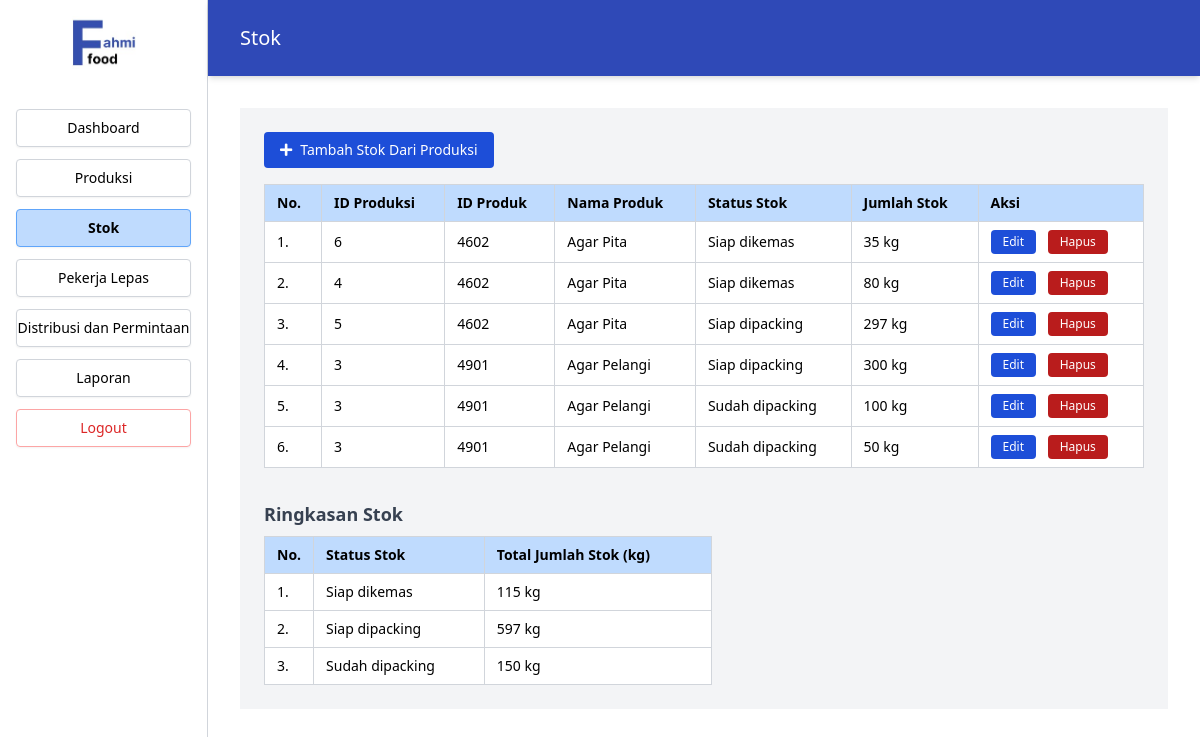
Before: /Index.php?page=stok (signed in) with the older database file.
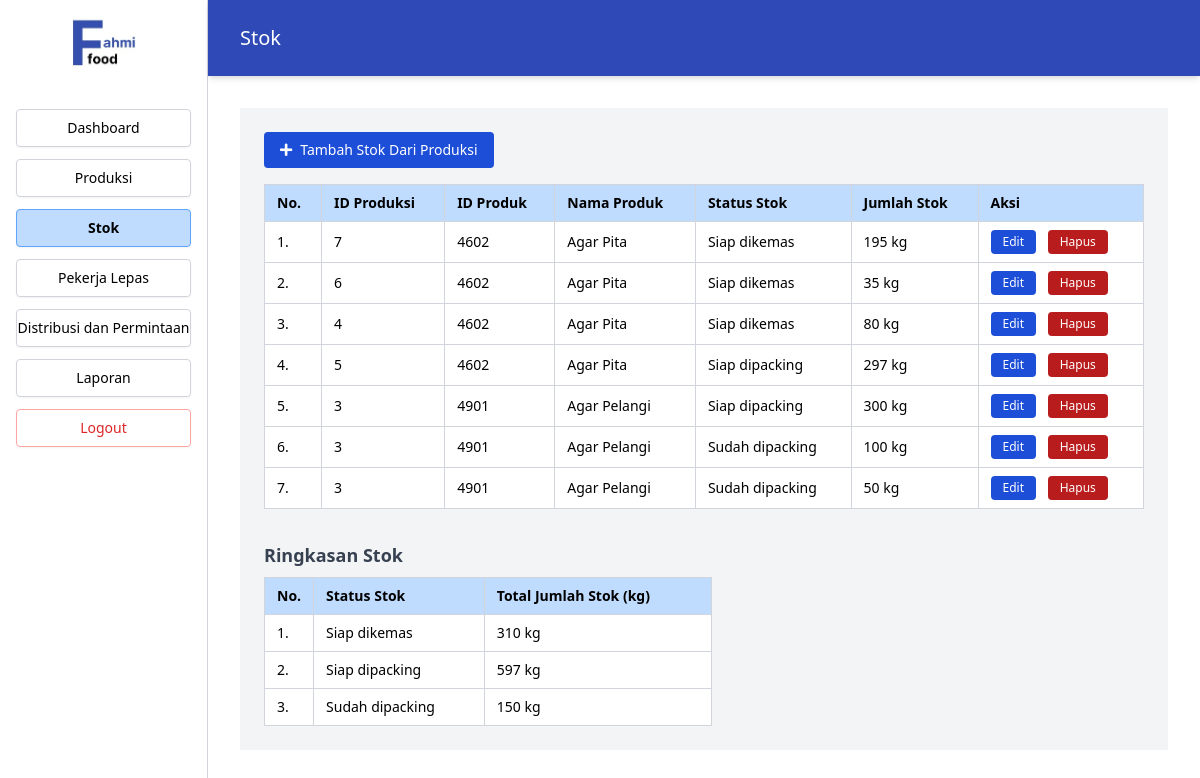
After: the same page with the newer database file.
### tables this page shows
CREATE TABLE `stok` (
  `id_stok` int(11) NOT NULL,
  `id_produk` int(11) NOT NULL,
  `id_produksi` int(11) DEFAULT NULL,
  `jumlah_stok` int(11) DEFAULT NULL,
  `sisa_stok` int(11) DEFAULT NULL,
  `status_stok` varchar(50) DEFAULT NULL,
  `jumlah_reject` int(11) DEFAULT NULL
);

CREATE TABLE `produk` (
  `id_produk` int(11) NOT NULL,
  `nama_produk` varchar(100) NOT NULL
);

### src/Stok.php (the view, shortened to what the changed rows need)
<?php
include 'koneksi.php';
$sql_stok = "SELECT s.id_stok, s.id_produk, s.id_produksi, p.nama_produk, s.status_stok, s.jumlah_stok
             FROM stok s
             JOIN produk p ON s.id_produk = p.id_produk
             ORDER BY s.id_stok DESC";
$stok_list = $pdo->query($sql_stok)->fetchAll(PDO::FETCH_ASSOC);
$stok_summary = $pdo->query("SELECT status_stok, SUM(jumlah_stok) as total_jumlah
                             FROM stok
                             GROUP BY status_stok")->fetchAll(PDO::FETCH_ASSOC);
?>
<main class="flex-1 bg-gray-100">
  <section class="p-6 overflow-x-auto">
    <table class="w-full border border-gray-300 text-sm bg-white">
      <thead class="bg-blue-200 sticky top-0 z-10">
        <tr class="text-black text-left">
          <th class="border border-gray-300 px-3 py-2">No.</th>
          <th class="border border-gray-300 px-3 py-2">ID Produksi</th>
          <th class="border border-gray-300 px-3 py-2">ID Produk</th>
          <th class="border border-gray-300 px-3 py-2">Nama Produk</th>
          <th class="border border-gray-300 px-3 py-2">Status Stok</th>
          <th class="border border-gray-300 px-3 py-2">Jumlah Stok</th>
          <th class="border border-gray-300 px-3 py-2">Aksi</th>
        </tr>
      </thead>
      <tbody class="text-left">
        <?php if (empty($stok_list)): ?>
          <tr>
            <td colspan="7" class="border border-gray-300 px-3 py-4 text-center text-gray-500">
              Belum ada data stok.
            </td>
          </tr>
        <?php else: ?>
          <?php foreach ($stok_list as $index => $item): ?>
            <tr>
              <td class="border border-gray-300 px-3 py-2"><?php echo $index + 1; ?>.</td>
              <td class="border border-gray-300 px-3 py-2"><?php echo htmlspecialchars($item['id_produksi']); ?></td>
              <td class="border border-gray-300 px-3 py-2"><?php echo htmlspecialchars($item['id_produk']); ?></td>
              <td class="border border-gray-300 px-3 py-2"><?php echo htmlspecialchars($item['nama_produk']); ?></td>
              <td class="border border-gray-300 px-3 py-2"><?php echo htmlspecialchars($item['status_stok']); ?></td>
              <td class="border border-gray-300 px-3 py-2"><?php echo htmlspecialchars($item['jumlah_stok']); ?> kg</td>
              <td class="border border-gray-300 px-3 py-2 space-x-2">
                <button class="btnEdit bg-blue-700 text-white text-xs px-3 py-1 rounded"
                  data-id-stok="<?php echo $item['id_stok']; ?>"
                  data-id-produk="<?php echo $item['id_produk']; ?>"
                  data-id-produksi="<?php echo $item['id_produksi']; ?>"
                  data-nama-produk="<?php echo htmlspecialchars($item['nama_produk']); ?>"
                  data-status="<?php echo htmlspecialchars($item['status_stok']); ?>"
                  data-jumlah_stok="<?php echo $item['jumlah_stok']; ?>">Edit</button>
                <button class="btnHapus bg-red-700 text-white text-xs px-3 py-1 rounded"
                  data-id-stok="<?php echo $item['id_stok']; ?>">Hapus</button>
              </td>
            </tr>
          <?php endforeach; ?>
        <?php endif; ?>
      </tbody>
    </table>
    <div class="mt-8">
      <table class="w-full max-w-md border border-gray-300 text-sm bg-white">
        <thead class="bg-blue-200 sticky top-0 z-10">
          <tr class="text-black text-left">
            <th class="border border-gray-300 px-3 py-2 w-12">No.</th>
            <th class="border border-gray-300 px-3 py-2">Status Stok</th>
            <th class="border border-gray-300 px-3 py-2">Total Jumlah Stok (kg)</th>
          </tr>
        </thead>
        <tbody class="text-left">
          <?php if (empty($stok_summary)): ?>
            <tr>
              <td colspan="3" class="border border-gray-300 px-3 py-4 text-center text-gray-500">Data ringkasan kosong.</td>
            </tr>
          <?php else: ?>
            <?php foreach ($stok_summary as $index => $summary): ?>
              <tr>
                <td class="border border-gray-300 px-3 py-2"><?php echo $index + 1; ?>.</td>
                <td class="border border-gray-300 px-3 py-2"><?php echo htmlspecialchars($summary['status_stok']); ?></td>
                <td class="border border-gray-300 px-3 py-2"><?php echo htmlspecialchars($summary['total_jumlah']); ?> kg</td>
              </tr>
            <?php endforeach; ?>
          <?php endif; ?>
        </tbody>
      </table>
    </div>
  </section>
</main>

### index.php (shortened to what the changed rows need)
<?php
$page = isset($_GET['page']) ? $_GET['page'] : 'dashboard';
$src = [
  'login'     => 'Login.php',
  'dashboard' => 'src/Dashboard.php',
  'produksi'  => 'src/Produksi.php',
  'stok'      => 'src/Stok.php',
  'pekerja'   => 'src/Pekerja.php',
  'distribusi'=> 'src/Distribusi.php',
  'laporan'   => 'src/Laporan.php',
  'riwayat_gaji' => 'src/RiwayatGaji.php',
  'jadwal_lengkap' => 'src/jadwal_lengkap.php',
];
?>
<!DOCTYPE html>
<html lang="en">
<head>
  <script src="https://cdn.tailwindcss.com"></script>
  <link rel="stylesheet" href="https://cdnjs.cloudflare.com/ajax/libs/font-awesome/5.15.3/css/all.min.css" />
</head>
<body class="bg-white font-sans">
<?php if ($page !== 'login'): ?>
<div class="flex min-h-screen">
  <aside class="w-52 border-r border-gray-300 flex flex-col p-4 bg-white sticky top-0 h-screen">
    <nav class="flex flex-col space-y-3 text-sm">
      <?php
      $menuItems = [
        'dashboard' => 'Dashboard',
        'produksi' => 'Produksi',
        'stok' => 'Stok',
        'pekerja' => 'Pekerja Lepas',
        'distribusi' => 'Distribusi dan Permintaan',
        'laporan' => 'Laporan',
      ];
      foreach ($menuItems as $key => $label) {
        $isActive = ($page === $key) ? 'bg-blue-200 border-blue-400 font-semibold' : 'border-gray-300';
        echo "<a href='Index.php?page=$key' class='text-center py-2 rounded border $isActive shadow-sm text-black transition-all hover:bg-blue-100 hover:border-blue-300'>$label</a>";
      }
      ?>
      <a href="Logout.php" class="text-center py-2 rounded border border-red-300 shadow-sm text-red-600 transition-all hover:bg-red-100 hover:border-red-400">Logout</a>
    </nav>
  </aside>
  <main class="flex-1 flex flex-col">
    <header class="sticky top-0 bg-[#2f49b7] text-white px-8 py-6 shadow-md z-40">
      <h1 class="text-xl font-normal"><?= ucfirst($page) ?></h1>
    </header>
    <div class="p-8 overflow-y-auto">
      <?php
      if (array_key_exists($page, $src)) {
        include $src[$page];
      } else {
        echo "<p class='text-red-500'>src tidak ditemukan.</p>";
      }
      ?>
    </div>
  </main>
</div>
<?php else: ?>
  <?php include $src[$page]; ?>
<?php endif; ?>
</body>
</html>

Changed rows visible on the page:
added stok: id_produksi "7", id_produk "4602", id_produk.nama_produk "Agar Pita", status_stok "Siap dikemas", jumlah_stok "195"
Other visible differences:
new list line: "1 . Siap dikemas 310 kg"
list line gone: "1 . Siap dikemas 115 kg"
